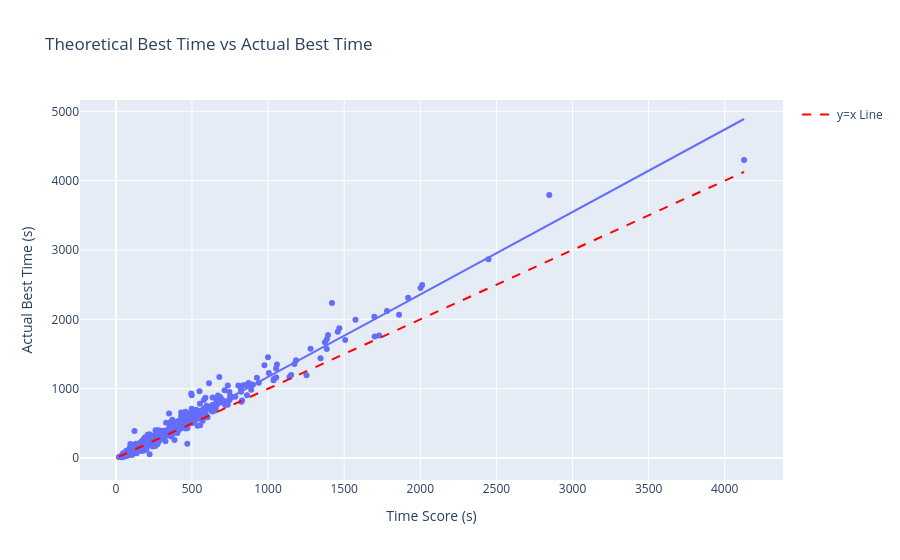

Source (notebook cell):
### Code cell
## plot time_score vs best_time
fig = px.scatter(big_df, x='time_score', y='best_time', trendline='ols',
                 labels={'time_score': 'Time Score (s)', 'best_time': 'Actual Best Time (s)'},
                 title='Theoretical Best Time vs Actual Best Time',
                 hover_data=['segment_id'])
fig.add_scatter(x=[big_df['time_score'].min(), big_df['time_score'].max()],
                y=[big_df['time_score'].min(), big_df['time_score'].max()],
                mode='lines',
                line=dict(color='Red', dash='dash'),
                name='y=x Line')

fig.show()

### Figure 1 — Plotly figure (JSON) as saved in the notebook; plotly's stock layout.template omitted (floating-point values rounded to 4 significant figures; data arrays with more than 128 entries replaced by an {"elided": "..."} marker saying what was removed)
{"data": [{"customdata": {"elided": "713x1 int values"}, "hovertemplate": "Time Score (s)=%{x}<br>Actual Best Time (s)=%{y}<br>segment_id=%{customdata[0]}<extra></extra>", "legendgroup": "", "marker": {"color": "#636efa", "symbol": "circle"}, "mode": "markers", "name": "", "orientation": "v", "showlegend": false, "type": "scatter", "x": {"elided": "713 float values"}, "xaxis": "x", "y": {"elided": "713 int values"}, "yaxis": "y"}, {"hovertemplate": "<b>OLS trendline</b><br>best_time = 1.18894 * time_score + -18.0316<br>R<sup>2</sup>=0.971336<br><br>Time Score (s)=%{x}<br>Actual Best Time (s)=%{y} <b>(trend)</b><extra></extra>", "legendgroup": "", "marker": {"color": "#636efa", "symbol": "circle"}, "mode": "lines", "name": "", "showlegend": false, "type": "scatter", "x": {"elided": "713 float values"}, "xaxis": "x", "y": {"elided": "713 float values"}, "yaxis": "y"}, {"line": {"color": "Red", "dash": "dash"}, "mode": "lines", "name": "y=x Line", "type": "scatter", "x": [19.95, 4127.0], "y": [19.95, 4127.0]}], "layout": {"legend": {"tracegroupgap": 0}, "title": {"text": "Theoretical Best Time vs Actual Best Time"}, "xaxis": {"anchor": "y", "domain": [0, 1], "title": {"text": "Time Score (s)"}}, "yaxis": {"anchor": "x", "domain": [0, 1], "title": {"text": "Actual Best Time (s)"}}}}
